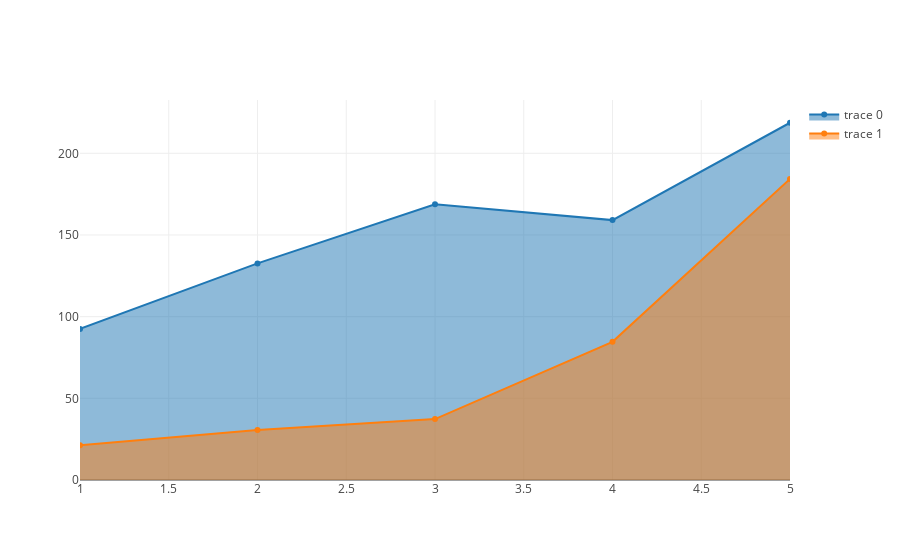

Write notebook code for a chart like this one.
### Code cell
pyo.iplot(data)

### Figure 1 — Plotly figure (JSON) as saved in the notebook; plotly's stock layout.template omitted (floating-point values rounded to 4 significant figures)
{"data": [{"fill": "tozeroy", "type": "scatter", "uid": "61368735-16ae-4af6-a6fb-6d2c203407dc", "x": [1, 2, 3, 4, 5], "y": [92.5, 132.6, 168.8, 159.1, 218.7]}, {"fill": "tozeroy", "type": "scatter", "uid": "30531416-69b7-416a-94be-37e174f08840", "x": [1, 2, 3, 4, 5], "y": [21.2, 30.6, 37.3, 84.6, 184.3]}], "layout": {}}
